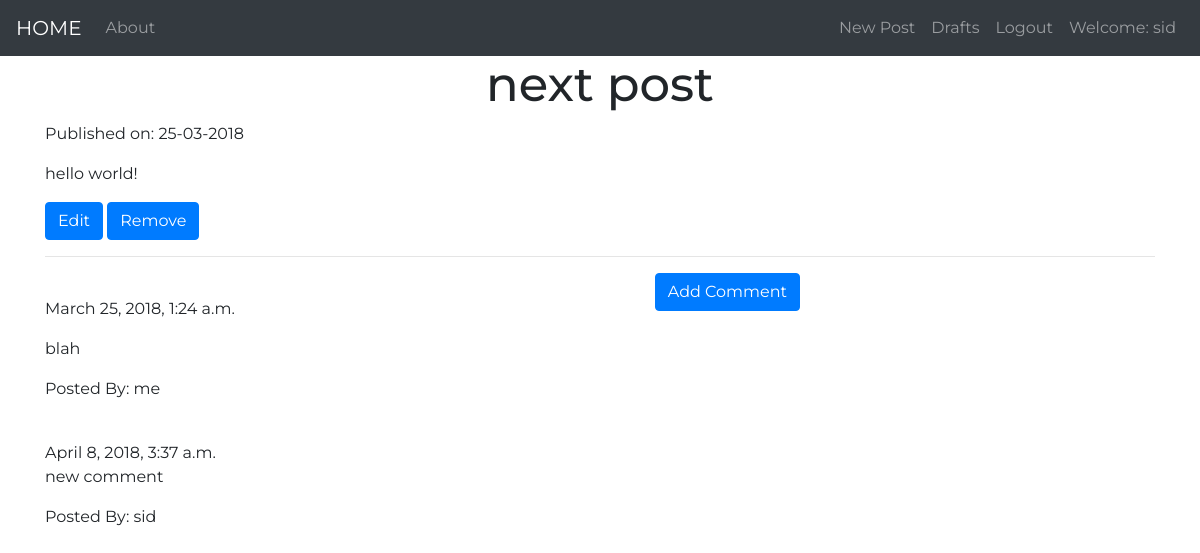
/post/2 (signed in), run on the app's committed database.
### blog/models.py (models this page shows, shortened)
class Post(models.Model):
    author = models.ForeignKey('auth.User')
    title = models.CharField(max_length=20)
    text = models.TextField()
    create_date = models.DateTimeField(default=timezone.now)
    published_date = models.DateTimeField(blank=True,null=True)

class Comment(models.Model):
    post = models.ForeignKey(Post,related_name='comments')
    author = models.CharField(max_length=20)
    text = models.TextField()
    create_date = models.DateTimeField(default=timezone.now)
    approved_comment = models.BooleanField(default=False)

### blog/views.py (the view)
# urls.py: url(r'^post/(?P<pk>\d+)$',views.PostDetailView.as_view(),name='post_detail'),
class PostDetailView(DetailView):
    model = Post

### blog/templates/blog/post_detail.html (shortened to what this page needs)
{% extends "blog/base.html" %}
{% block content %}
  <h1 class="posttitle">{{post.title}}</h1>
  {% if post.published_date %}
    <p>Published on: {{post.published_date|date:'d-m-Y'}}</p>
  {% else %}
    <a class="btn btn-primary" href="{% url 'post_publish' pk=post.pk %}">Publish</a>
  {% endif %}
  <p class="postcontent">{{post.text|safe|linebreaksbr}}</p>
  {% if user.is_authenticated %}
    <a class="btn btn-primary" href="{% url 'update' pk=post.pk  %}">Edit</a>
    <a class="btn btn-primary" href="{% url 'delete' pk=post.pk  %}">Remove</a>
  {% endif %}
  <hr>
  <a class="btn btn-primary comment" href="{% url 'add_comment' pk=post.pk %}">Add Comment</a>
  {% for comment in post.comments.all %}
  <br>
    {% if user.is_authenticated or comment.approved_comment %}
      {{comment.create_date}}
      <p>{{comment.text|safe|linebreaksbr}}</p>
      <p>Posted By: {{comment.author}}</p>
    {% endif %}
    {% empty %}
    <p>No Comments</p>
  {% endfor %}
{% endblock %}

### blog/templates/blog/base.html (shortened to what this page needs)
<!DOCTYPE html>
{% load staticfiles %}
<html lang="en" dir="ltr">
  <head>
    <link rel="stylesheet" href="https://maxcdn.bootstrapcdn.com/bootstrap/4.0.0/css/bootstrap.min.css">
    <link rel="stylesheet" href="{% static 'blog/css/myblog.css'%}">
    <link rel="stylesheet" href="https://use.fontawesome.com/releases/v5.0.8/css/solid.css">
    <link rel="stylesheet" href="https://use.fontawesome.com/releases/v5.0.8/css/fontawesome.css">
  </head>
  <body class="back" >
    <nav class="navbar navbar-expand-lg navbar-dark bg-dark ">
      <a class="navbar-brand" href="{% url 'post_list' %}">HOME</a>
      <div class="collapse navbar-collapse" id="navbarNav">
        <ul class="navbar-nav mr-auto">
          <li class="nav-item">
            <a class="nav-link" href="{% url 'about' %}">About</a>
          </li>
        </ul>
        <ul class="navbar-nav ml-auto">
          {% if user.is_authenticated %}
            <li class='nav-item'>
              <a class='nav-link' href="{% url "create"%}">New Post</a>
            </li>
            <li class='nav-item'>
              <a class='nav-link' href="{% url "drafts"%}">Drafts</a>
            </li>
            <li class='nav-item'>
              <a class='nav-link' href="{% url "logout" %}">Logout</a>
            </li>
            <li class="nav-item">
              <a class="nav-link">Welcome: {{user.username}}</a>
            </li>
          {% else %}
            <li>
              <a href="{% url "login" %}"><i class="fas fa-user"></i></a>
            </li>
          {% endif %}
        </ul>
      </div>
</nav>
<div class="container custom">
    {% block content %}
    {% endblock %}
</div>
  </body>
</html>

### blog/static/blog/css/myblog.css (style rules this page uses)
.back { font-family: 'Montserrat', sans-serif; }
.custom { width: 100%; overflow: auto; }
.posttitle { font-size: 3em; text-align: center; }
.comment { position: absolute; right: 400px; }

### data on the page
Post: title "next post", published_date "25-03-2018", text "hello world!"
Comment: create_date "March 25, 2018, 1:24 a.m.", text "blah", author "me"
Comment: create_date "April 8, 2018, 3:37 a.m.", text "new comment", author "sid"

### other printed values
{{ user.username }} "sid"
